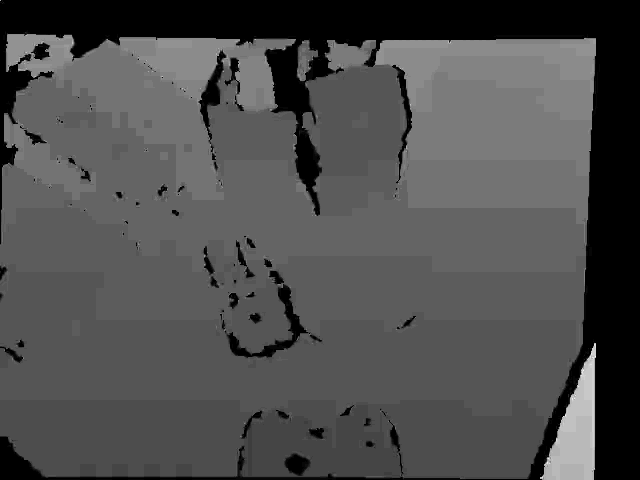
#> input picture frame 0 of dist/rgbdvideo/tum/output.mp4, 640 x 480 px
$ python greenchromakey.py
#> lines starting #> are read from the running program, lines starting #| are printed output that depends on the picture
# code to play with green chromakey, should put that somewhere else?

import cv2
import numpy as np

video = cv2.VideoCapture("output.mp4")
image = cv2.imread("photos/ghost_001.jpg")

#ffmpeg -framerate 25 -i ghost_%03d.jpg -c:v libx264 -profile:v high -crf 20 -pix_fmt yuv420p output.mp4
#merge sound: ffmpeg -i blenderoutput3.mp4 -i output-audio.aac -c:v copy -c:a aac -map 0:v:0 -map 1:a:0 outputmerge.mp4

w = int(480);
h = int(640);


res = (w, h)
fourcc = cv2.VideoWriter_fourcc(*'XVID');
out = cv2.VideoWriter('test_vid.avi',fourcc, 10.0, res);


while True:
    ret, frame = video.read()
#> frame is the input picture: shape (480, 640, 3); min 0, max 33, mean 10.1
    if(ret == False): break;

    frame = cv2.resize(frame, (w, h))
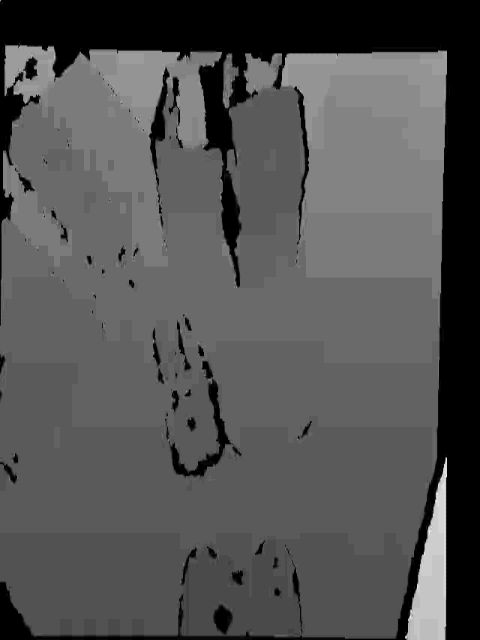
#> frame: shape (640, 480, 3); min 0, max 31, mean 10.1; drawn with min black and max white
#> (the run stopped early here; a loop or call above may not have finished)
